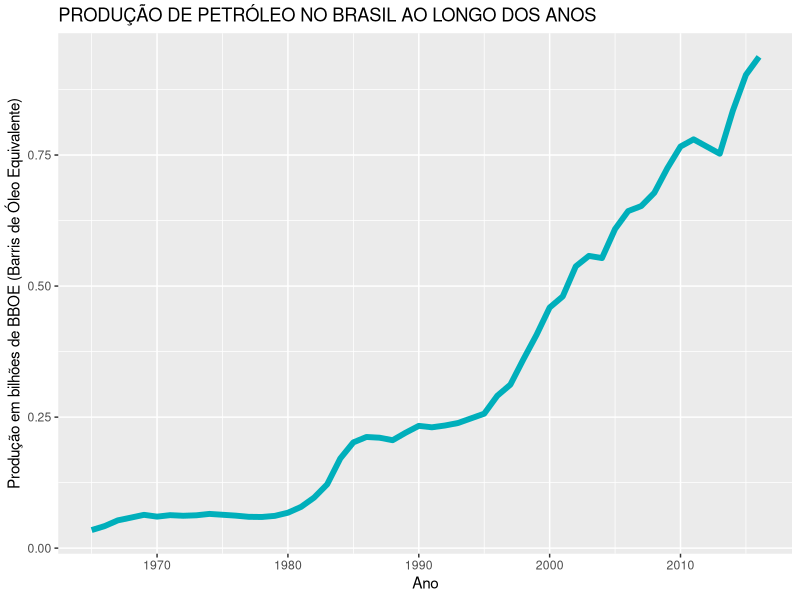
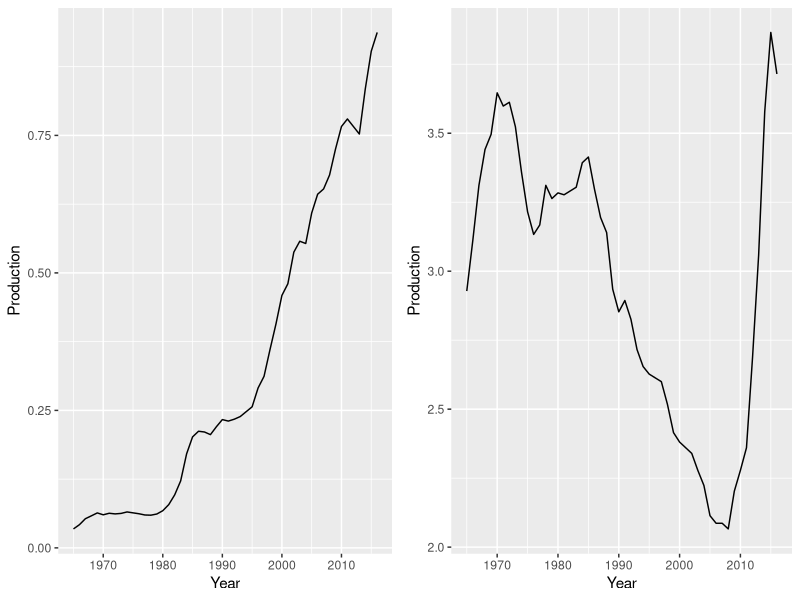
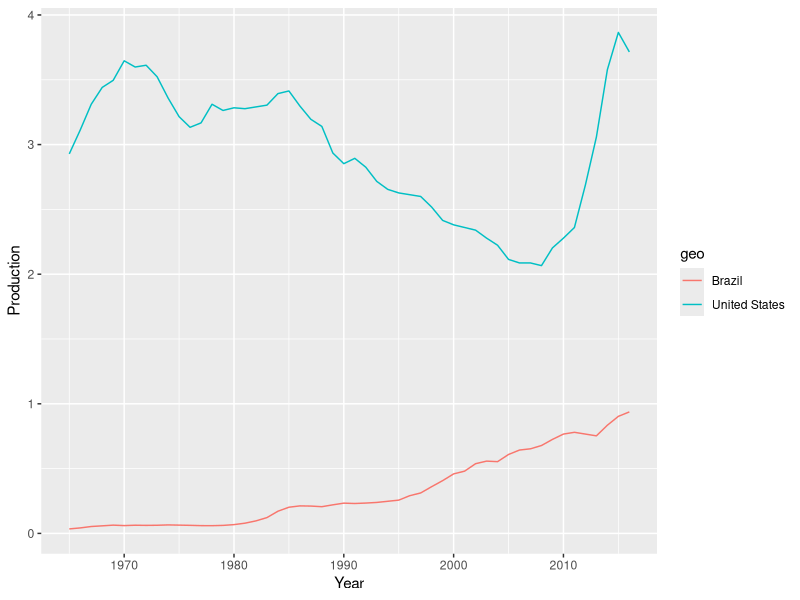
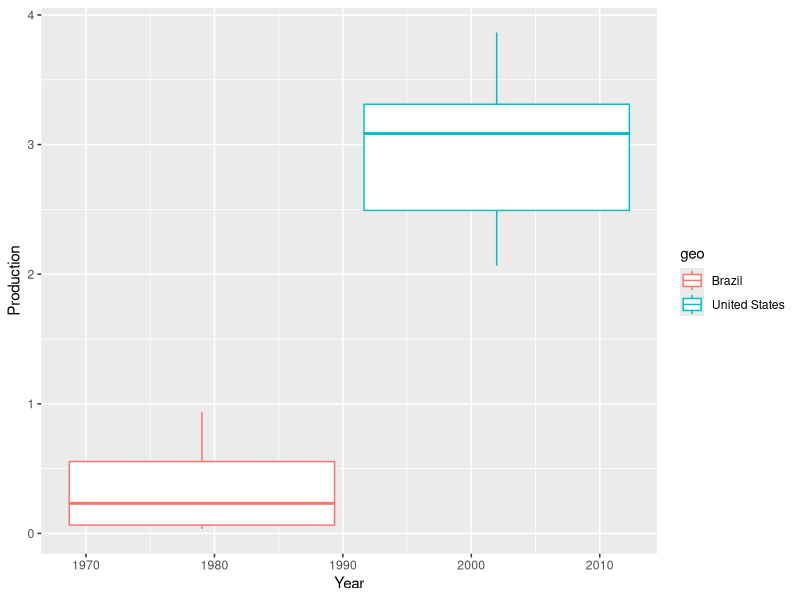
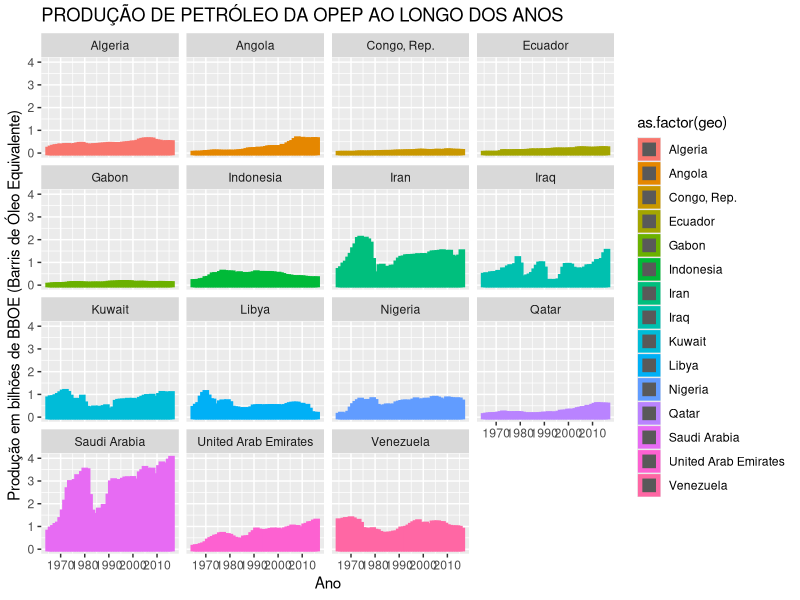
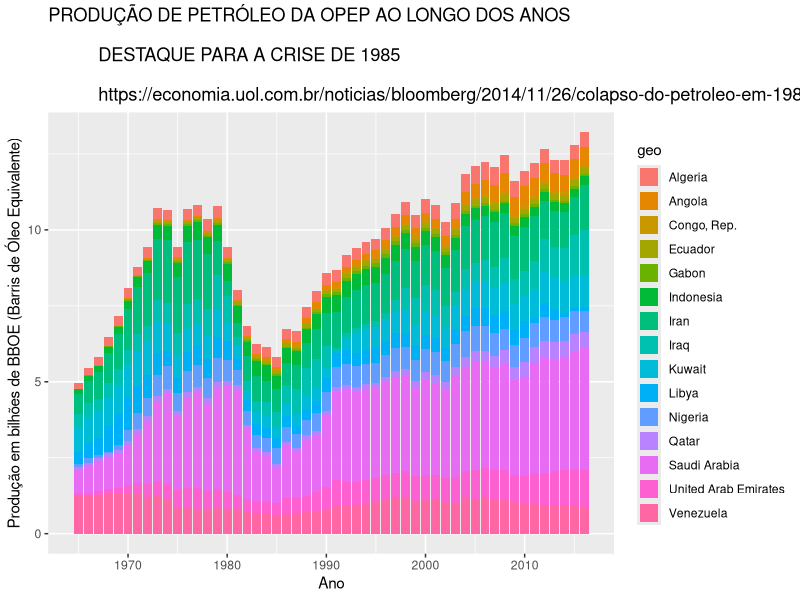
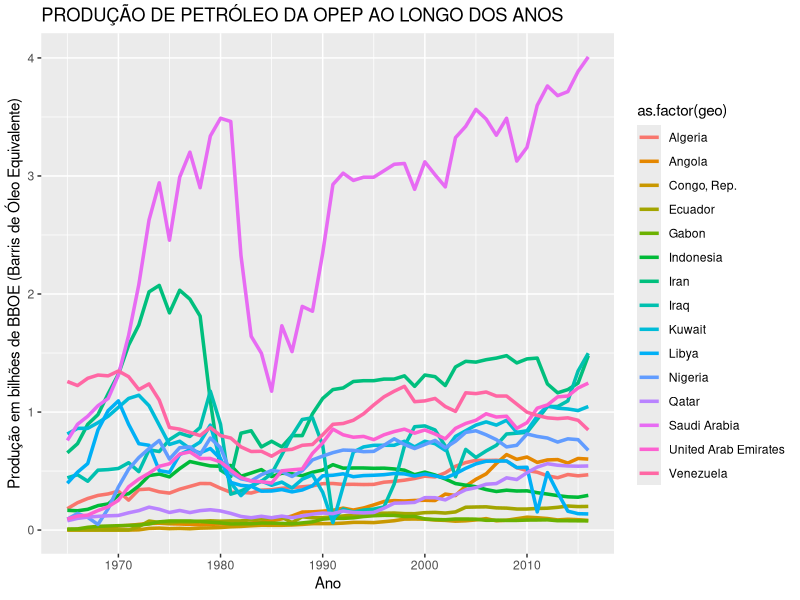
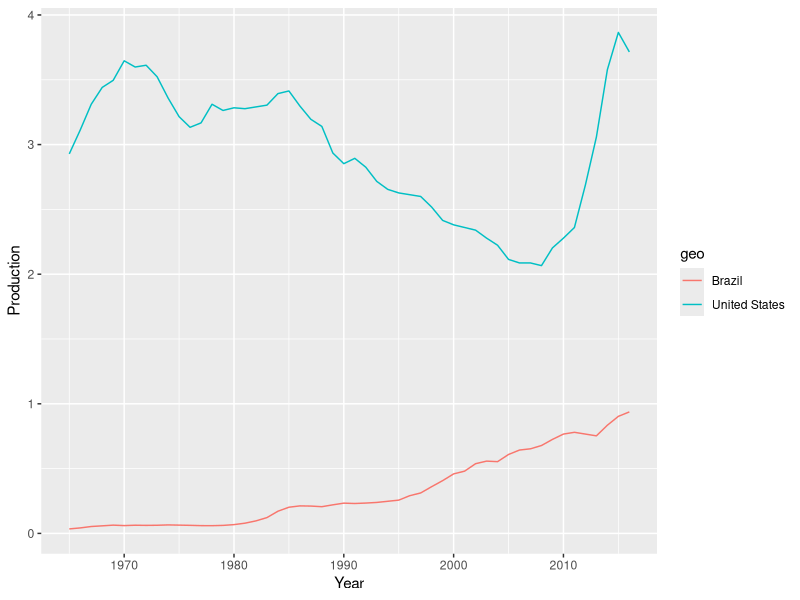

Reproduce these figures in R, in order.
getwd()
setwd('C:\\Users\\Anderson\\Documents\\UDACITY\\Nanodegree Data Scientist\\Aulas de R\\Gap_Minder\\Gap_Minder\\')
ds <- read.csv('oil_production_total.csv')
names(ds)

#IMPORTANDO A BIBLIOTECA PARA TRATAMENTO DOS DADOS
library(tidyr)
library(ggplot2)
library(gridExtra)

#FAZENDO A TRANSFORMAÇÃO DAS COLUNAS PARA LINHAS
ds_t <- gather(ds,Year,Production,-geo,na.rm = FALSE,convert = TRUE)
#TRATANDO A COLUNA ANO, EXTRAINDO SÓ OS NÚMEROS E IGNORANDO O "X"
ds_t$Year <-substr(ds_t$Year, 2,5)
#VERIFICANDO O TIPO DE DADOS DA COLUNA ANO
typeof(ds_t$Year)
#CONVERTENDO PARA NUMÉRICO
ds_t$Year <- as.numeric(as.character(ds_t$Year))
#OS DADOS BRUTOS ESTÃO EM Tons Of Oil Equivalent (TOE)
#OS MESMOS SERÃO CONVERTIDOS PARA Barrels Of Oil Equivalent (BBOE)
# 1 (TOE) = 6.8412 (BBOE)
ds_t$Production <- ds_t$Production*6.8412
ds_t$Production <- ds_t$Production/1000000000


#PRODUÇÃO DO BRAZIL AO LONGO DOS ANOS
ggplot(data = subset(ds_t,ds_t$geo=='Brazil'), aes(x = Year, y = Production))+
  geom_line(color = "#00AFBB", size = 2)+
  ylab("Produção em bilhões de BBOE (Barris de Óleo Equivalente)")+
  xlab("Ano")+
  ggtitle("PRODUÇÃO DE PETRÓLEO NO BRASIL AO LONGO DOS ANOS")

p1 <- qplot(x = Year, y = Production, data = subset(ds_t, (ds_t$geo == 'Brazil')),geom = "path")
p2 <- qplot(x = Year, y = Production, data = subset(ds_t, (ds_t$geo == 'United States')),geom = "path")
grid.arrange(p1,p2,ncol=2)


qplot(Year,Production, data = subset(ds_t, (ds_t$geo == 'Brazil'|ds_t$geo=='United States')), geom = "line",color = geo)
ggsave('BR_USA.png')

qplot(x = Year, y = Production, data = subset(ds_t,(ds_t$geo == 'Brazil' | ds_t$geo=='United States')), geom = 'boxplot',color=geo)

ds_t$geo

#PAISES INTEGRANTES DA OPEP
#FONTE https://www.opec.org/opec_web/en/about_us/25.htm

#DATASET SOMENTE COM OS PAISES MEMBROS
ds_opep <- subset(ds_t,(ds_t$geo=='Angola'|ds_t$geo=='Saudi Arabia'|ds_t$geo=='Algeria'|ds_t$geo=='Ecuador'|ds_t$geo=='United Arab Emirates'|ds_t$geo=='Indonesia'|ds_t$geo=='Iran'|ds_t$geo=='Iraq'|ds_t$geo=='Kuwait'|ds_t$geo=='Libya'|ds_t$geo=='Nigeria'|ds_t$geo=='Qatar'|ds_t$geo=='Venezuela'|ds_t$geo=='Gabon'|ds_t$geo=='Congo, Rep.'))

#DIVERSAS GRÁFICOS COM OS MEMBROS DA OPEP
ggplot(data = ds_opep, aes(x = Year, y = Production,colour = as.factor(geo)))+
  geom_bar(size=1.5,stat = "identity")+
  ylab("Produção em bilhões de BBOE (Barris de Óleo Equivalente)")+
  xlab("Ano")+
  ggtitle("PRODUÇÃO DE PETRÓLEO DA OPEP AO LONGO DOS ANOS")+
  facet_wrap( ~ geo)
ggsave('opep_facet.png')

ggplot(data = ds_opep, aes(x = Year, y = Production,fill=geo))+
  geom_bar(size=1.5,stat = "identity")+
  ylab("Produção em bilhões de BBOE (Barris de Óleo Equivalente)")+
  xlab("Ano")+
  ggtitle("PRODUÇÃO DE PETRÓLEO DA OPEP AO LONGO DOS ANOS \n
          DESTAQUE PARA A CRISE DE 1985 \n
          https://economia.uol.com.br/noticias/bloomberg/2014/11/26/colapso-do-petroleo-em-1986-relembra-perfuradores-americanos-do-risco-da-guerra-de-precos.htm")
ggsave('opep_bar.png')

ggplot(data = ds_opep, aes(x = Year, y = Production,colour = as.factor(geo)))+
  geom_freqpoly(stat = "identity",size=1.2)+
  ylab("Produção em bilhões de BBOE (Barris de Óleo Equivalente)")+
  xlab("Ano")+
  ggtitle("PRODUÇÃO DE PETRÓLEO DA OPEP AO LONGO DOS ANOS")
ggsave('opep_freqpoly.png')

